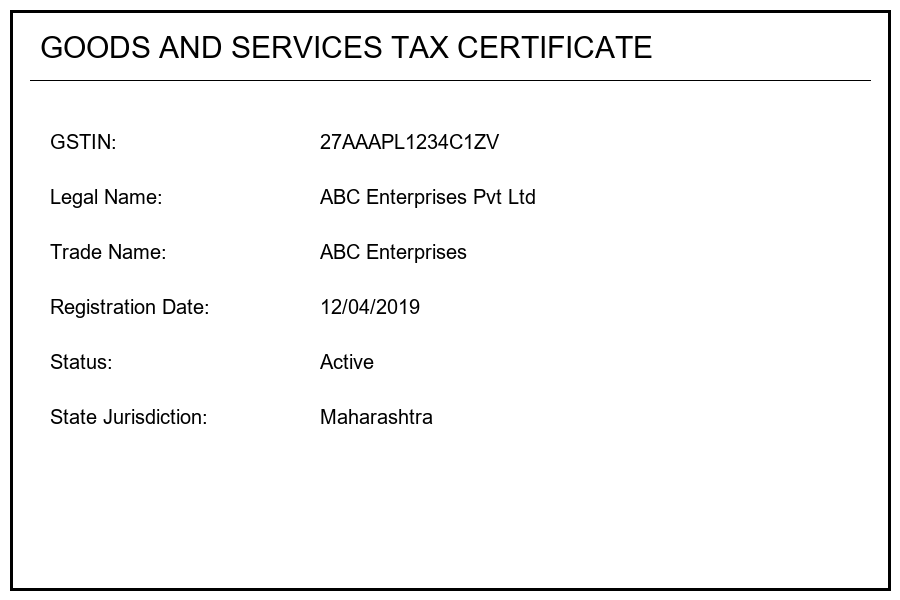
#> input picture ocr/test_documents/gst_clean.png, 900 x 600 px
$ python -i preprocessing.py   (imports and definitions only)
#> lines starting #> are read from the running program, lines starting #| are printed output that depends on the picture; after the words box and inside, x2 and y2 are one past the last pixel; in counts of white or black regions, pixels touching at a corner belong together
#> in preprocess_image, image is the input picture: shape (600, 900, 3); min 0, max 255, mean 245.4
"""
preprocessing.py — Image preprocessing module, Person 2's track (SIH26100)
"""

from pathlib import Path

import cv2
import numpy as np


def _deskew(image: np.ndarray) -> np.ndarray:
    gray = cv2.cvtColor(image, cv2.COLOR_BGR2GRAY) if image.ndim == 3 else image
    thresh = cv2.threshold(gray, 0, 255, cv2.THRESH_BINARY_INV | cv2.THRESH_OTSU)[1]
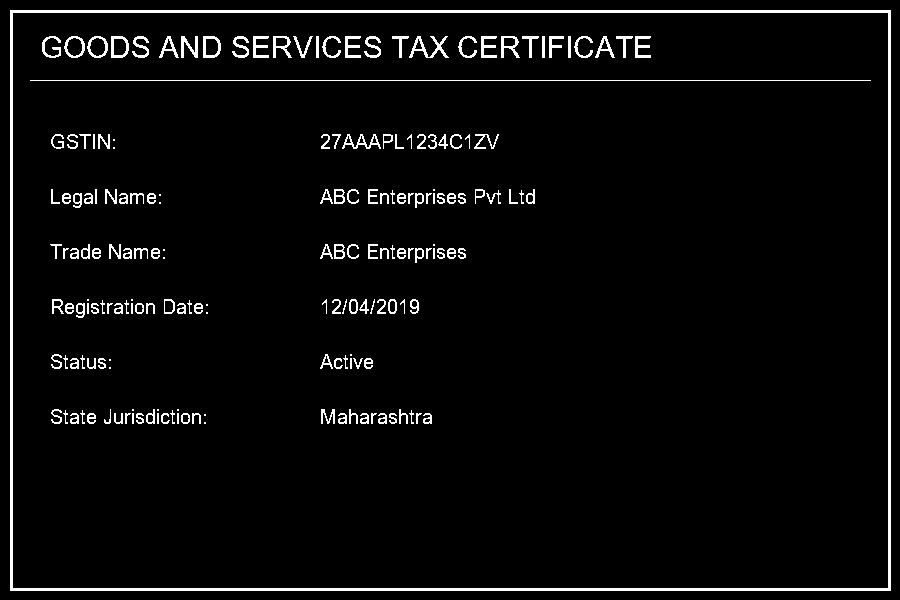
#> thresh: shape (600, 900); 3.9% white; 185 white regions (20 under 20 px), largest, box (x1, y1, x2, y2) and area: (10, 10, 891, 591) 8736, (30, 80, 871, 81) 841, (409, 36, 449, 58) 287
    coords = np.column_stack(np.where(thresh > 0))
#> coords = 21112 pairs, first value 10 to 590, second value 10 to 890

    if coords.shape[0] < 10:
        return image

    angle = cv2.minAreaRect(coords)[-1]
#> angle = -90
    if angle < -45:
        angle = -(90 + angle)
#> angle = 0
    else:
        angle = -angle

    if abs(angle) < 0.5:
        return image

    (h, w) = image.shape[:2]
    center = (w // 2, h // 2)
    matrix = cv2.getRotationMatrix2D(center, angle, 1.0)
    rotated = cv2.warpAffine(
        image, matrix, (w, h),
        flags=cv2.INTER_CUBIC, borderMode=cv2.BORDER_REPLICATE,
    )
    return rotated


def _normalize_contrast(image: np.ndarray) -> np.ndarray:
    gray = cv2.cvtColor(image, cv2.COLOR_BGR2GRAY) if image.ndim == 3 else image
    clahe = cv2.createCLAHE(clipLimit=2.0, tileGridSize=(8, 8))
    return clahe.apply(gray)


def _denoise(image: np.ndarray) -> np.ndarray:
    if image.ndim == 3:
        return cv2.fastNlMeansDenoisingColored(image, None, 10, 10, 7, 21)
    return cv2.fastNlMeansDenoising(image, None, 10, 7, 21)


def _binarize(image: np.ndarray) -> np.ndarray:
    gray = cv2.cvtColor(image, cv2.COLOR_BGR2GRAY) if image.ndim == 3 else image
    return cv2.adaptiveThreshold(
        gray, 255,
        cv2.ADAPTIVE_THRESH_GAUSSIAN_C, cv2.THRESH_BINARY,
        blockSize=31, C=15,
    )
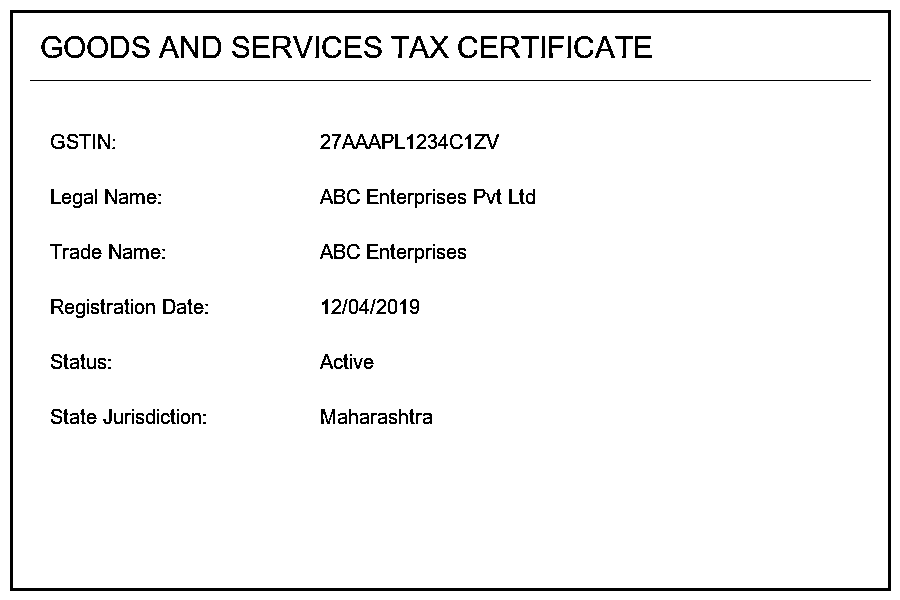
#> returned value: shape (600, 900); 95.8% white; 184 black regions (20 under 20 px), largest, box (x1, y1, x2, y2) and area: (10, 10, 891, 591) 8736, (30, 80, 871, 81) 841, (409, 36, 449, 58) 308


def preprocess_image(
    image_path: str,
    enabled: bool = True,
    deskew: bool = True,
    normalize_contrast: bool = True,
    denoise: bool = True,
    binarize: bool = True,
    output_suffix: str = "_processed",
) -> str:
    src = Path(image_path)
    if not src.exists():
        raise FileNotFoundError(f"Image not found: {image_path}")

    if not enabled:
        return str(src)

    image = cv2.imread(str(src))
    if image is None:
        raise ValueError(f"Could not read image (unsupported format?): {image_path}")

    if deskew:
        image = _deskew(image)
    if normalize_contrast:
        image = _normalize_contrast(image)
    if denoise:
        image = _denoise(image)
    if binarize:
        image = _binarize(image)

    out_path = src.with_name(f"{src.stem}{output_suffix}{src.suffix}")
    cv2.imwrite(str(out_path), image)
    return str(out_path)


# [9 lines not run here, left out]

>>> result = preprocess_image('test_documents/gst_clean.png')

$ run again, on ocr/test_documents/pan_clean.png
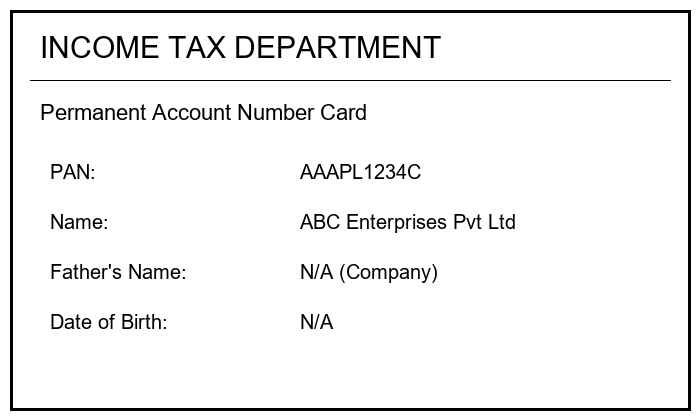
#> input picture ocr/test_documents/pan_clean.png, 700 x 420 px
#> in preprocess_image, image is the input picture: shape (420, 700, 3); min 0, max 255, mean 241.8
#> in _deskew, `thresh = cv2.threshold(gray, 0, 255, cv2.THRESH_BINARY_INV | cv2.THRES..`:
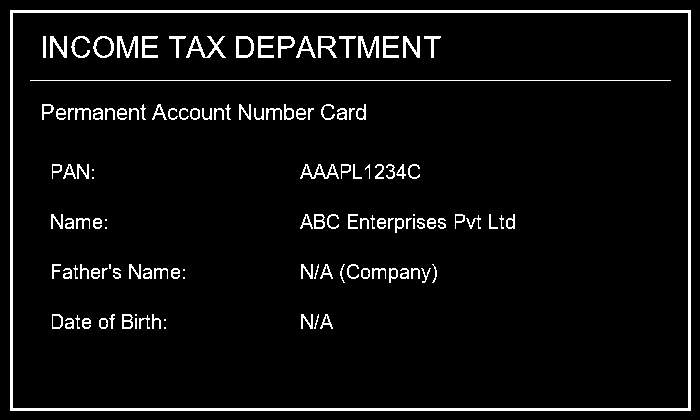
#> thresh: shape (420, 700); 5.4% white; 127 white regions (11 under 20 px), largest, box (x1, y1, x2, y2) and area: (10, 10, 691, 411) 6456, (30, 80, 671, 81) 641, (186, 36, 226, 58) 287
#> coords = 15833 pairs, first value 10 to 410, second value 10 to 690
#> in _deskew, `angle = cv2.minAreaRect(coords)[-1]`: angle = -90
#> in _deskew, `angle = -(90 + angle)`: angle = 0
#> in _binarize, `return cv2.adaptiveThreshold( gray, 255, cv2.ADAPTIVE_THRESH_GAUSSIAN_..`:
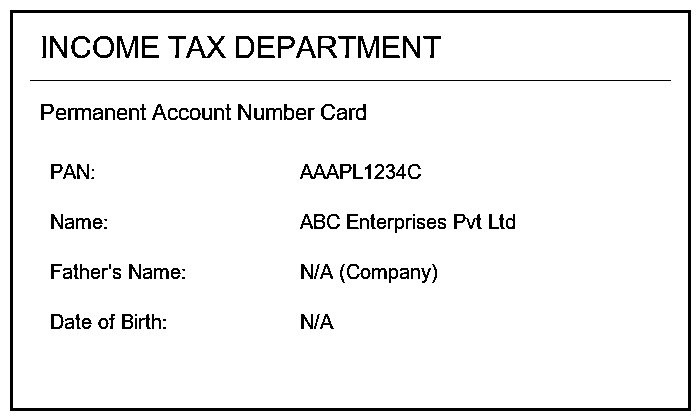
#> returned value: shape (420, 700); 94.2% white; 124 black regions (11 under 20 px), largest, box (x1, y1, x2, y2) and area: (10, 10, 691, 411) 6456, (30, 80, 671, 81) 641, (186, 36, 226, 58) 307

$ run again, on ocr/test_documents/udyam_clean.png
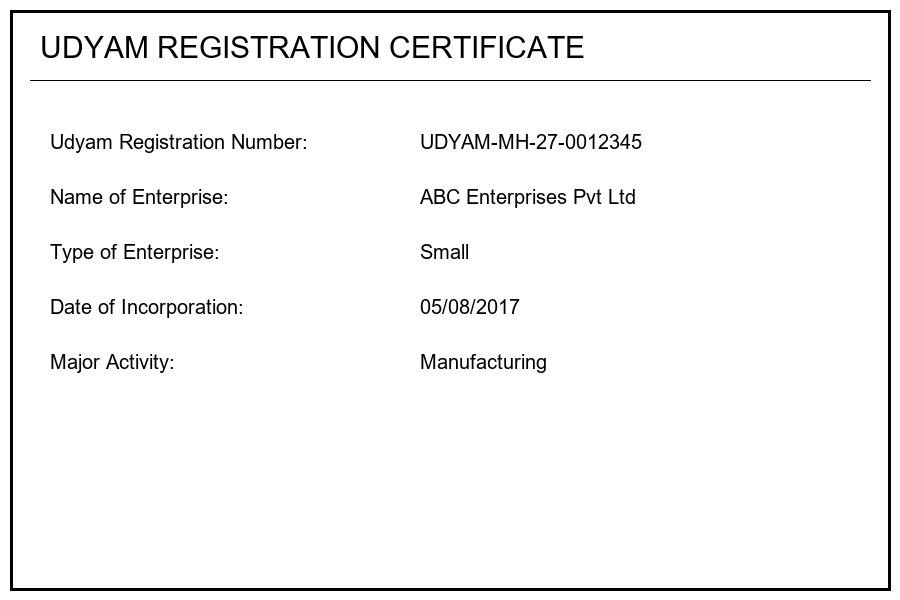
#> input picture ocr/test_documents/udyam_clean.png, 900 x 600 px
#> in preprocess_image, image is the input picture: shape (600, 900, 3); min 0, max 255, mean 245.3
#> in _deskew, `thresh = cv2.threshold(gray, 0, 255, cv2.THRESH_BINARY_INV | cv2.THRES..`:
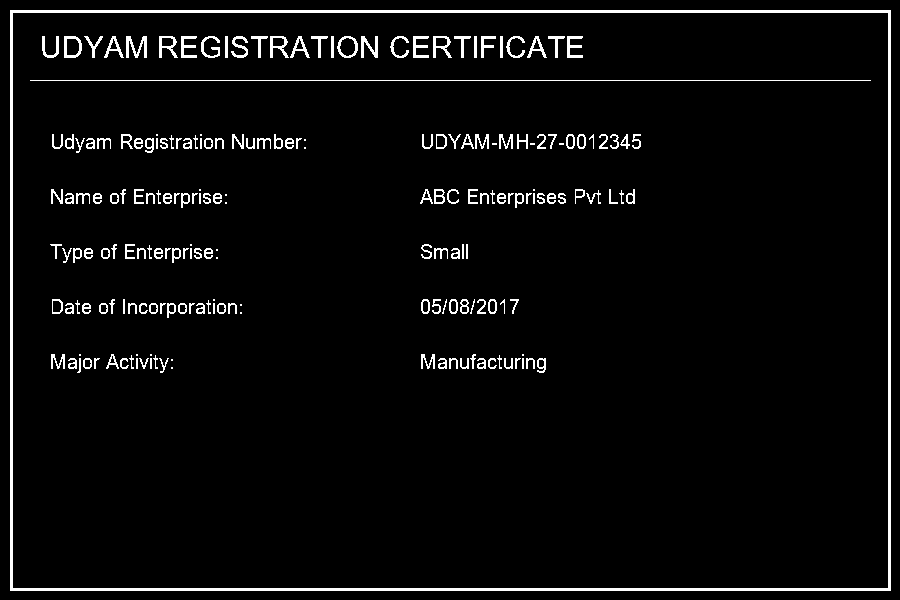
#> thresh: shape (600, 900); 4% white; 203 white regions (23 under 20 px), largest, box (x1, y1, x2, y2) and area: (10, 10, 891, 591) 8736, (30, 80, 871, 81) 841, (126, 36, 147, 58) 234
#> coords = 21442 pairs, first value 10 to 590, second value 10 to 890
#> in _deskew, `angle = cv2.minAreaRect(coords)[-1]`: angle = -90
#> in _deskew, `angle = -(90 + angle)`: angle = 0
#> in _binarize, `return cv2.adaptiveThreshold( gray, 255, cv2.ADAPTIVE_THRESH_GAUSSIAN_..`:
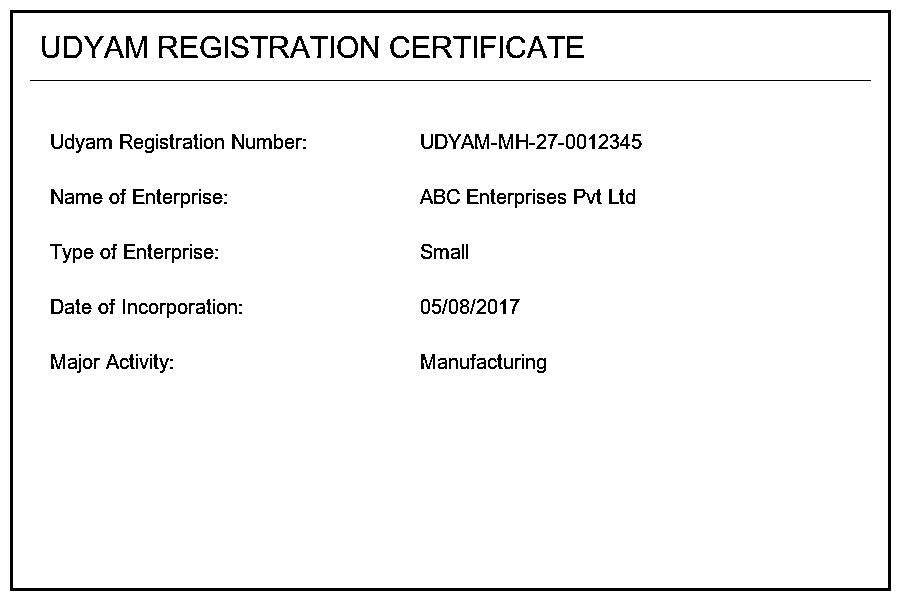
#> returned value: shape (600, 900); 95.8% white; 202 black regions (23 under 20 px), largest, box (x1, y1, x2, y2) and area: (10, 10, 891, 591) 8736, (30, 80, 871, 81) 841, (126, 36, 147, 58) 237
